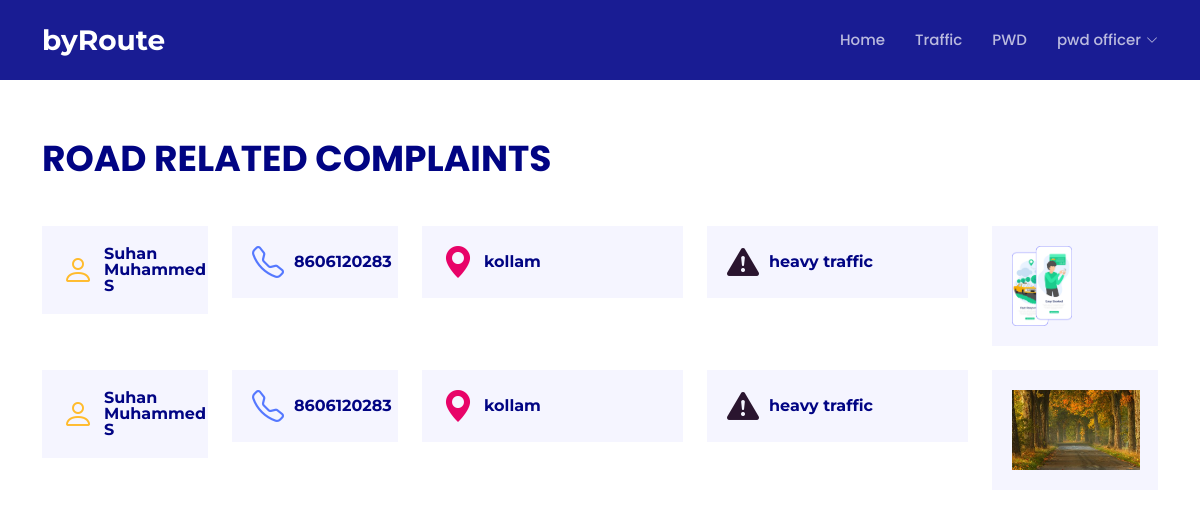
/roads (signed in), run on the app's committed database.
### map/models.py (models this page shows)
class road(models.Model):
    name = models.CharField(max_length=150,null=False,blank=False)
    user=models.ForeignKey(User,on_delete=models.CASCADE)
    phone =models.IntegerField(null=False,blank=False)
    place = models.CharField(max_length=150,null=False,blank=False)
    issue = models.CharField(max_length=150,null=False,blank=False)
    image=models.ImageField(null=True)
    created_at = models.DateTimeField(auto_now_add=True)

### map/views.py (the view)
# urls.py: path('roads',views.roads,name='road'),
def roads(request):
    roadissues =road.objects.all()
    context = {'roadissues':roadissues}
    return render(request,'road.html',context)

### map/templates/road.html
{% extends 'layouts/base.html' %}
{% block content %}
{% include 'inc/nav.html' %}
<section id="features" class="features">
    <div class="container">
      <div class="section-title" data-aos="fade-up">
     <br><br>
        <p class="mt-4">Road related Complaints</p>
      </div>
       {% for i in roadissues%}
      <div class="row" data-aos="fade-left">
        <div class="col-lg-2 col-md-4">
          <div class="icon-box" data-aos="zoom-in" data-aos-delay="50">
            <i class="bi bi-person" style="color: #ffbb2c;"></i>
            <h3><a href="">{{i.name}}</a></h3>
          </div>
        </div>
        <div class="col-lg-2 col-md-4 mt-4 mt-md-0">
          <div class="icon-box" data-aos="zoom-in" data-aos-delay="100">
            <i class="bi bi-telephone" style="color: #5578ff;"></i>
            <h3><a href="">{{i.phone}}</a></h3>
          </div>
        </div>
        <div class="col-lg-3 col-md-4 mt-4 mt-md-0">
          <div class="icon-box" data-aos="zoom-in" data-aos-delay="150">
            <i class="bi bi-geo-alt-fill" style="color: #e80368;"></i>
            <h3><a href="">{{i.place}}</a></h3>
          </div>
        </div>
        <div class="col-lg-3 col-md-4 mt-4 mt-lg-0">
          <div class="icon-box" data-aos="zoom-in" data-aos-delay="200">
            <i class="bi bi-exclamation-triangle-fill" style="color: #2a152f;"></i>
            <h3><a href="">{{i.issue}}</a></h3>
          </div>
        </div>
        <div class="col-lg-2 col-md-4 mt-4 mt-md-0">
            <div class="icon-box" data-aos="zoom-in" data-aos-delay="150">
              <img src="{{i.image.url}}" height="80px" >
            </div>
          </div>
      </div>
      <br>
      {% endfor%}
    </div>
  </section>
{% endblock content %}

### map/templates/inc/nav.html (shortened to what this page needs)
  <header id="header" class="fixed-top d-flex align-items-center ">
    <div class="container d-flex align-items-center justify-content-between">
      <div class="logo">
        <h1><a href="index.html"><span>byRoute</span></a></h1>
      </div>
      <nav id="navbar" class="navbar">
        <ul>
          <li><a class="nav-link  {% if request.resolver_match.url_name == 'home' %}active{% endif %}" href="{% url 'home'%}">Home</a></li>
          <li><a class="nav-link scrollto {% if request.resolver_match.url_name == 'traffic_login' %}active{% endif %}" href="{% url 'traffic_login'%}">Traffic</a></li>
          <li><a class="nav-link scrollto {% if request.resolver_match.url_name == 'pwd_login' %}active{% endif %}" href="{% url 'pwd_login'%}">PWD</a></li>
          {% if request.user.is_authenticated  %}
         <li class="dropdown"><a href="#"><span>{{request.user}}</span> <i class="bi bi-chevron-down"></i></a>
          </li>
          {% else %}
          <li><a class="nav-link scrollto {% if request.resolver_match.url_name == 'login' %}active{% endif %}" href="{% url 'login'%}">login</a></li>
          {% endif %}
         </ul>
      </nav>
    </div>
  </header>

### map/static/assets/css/style.css (style rules this page uses)
body { font-family: "Open Sans", sans-serif; color: #444444; }
a { color: #1acc8d; text-decoration: none; }
h1, h2, h3, h4, h5, h6 { font-family: "Montserrat", sans-serif; }
#header { height: 80px; transition: all 0.5s; z-index: 997; transition: all 0.5s; background: rgba(1, 4, 136, 0.9); }
#header .logo h1 { font-size: 28px; margin: 0; padding: 0; line-height: 1; font-weight: 700; }
#header .logo h1 a, #header .logo h1 a:hover { color: #fff; text-decoration: none; }
.navbar { padding: 0; }
.navbar ul { margin: 0; padding: 0; display: flex; list-style: none; align-items: center; }
.navbar li { position: relative; }
.navbar a, .navbar a:focus { display: flex; align-items: center; justify-content: space-between; padding: 10px 0 10px 30px; font-size: 15px; font-weight: 500; font-family: "Poppins", sans-serif; color: rgba(255, 255, 255, 0.7); white-space: nowrap; transition: 0.3s; }
.navbar a i, .navbar a:focus i { font-size: 12px; line-height: 0; margin-left: 5px; }
.navbar>ul>li>a:before { content: ""; position: absolute; width: 0; height: 2px; bottom: 3px; left: 30px; background-color: #1acc8d; visibility: hidden; width: 0px; transition: all 0.3s ease-in-out 0s; }
section { padding: 60px 0; overflow: hidden; }
.section-title { padding-bottom: 40px; }
.section-title p { margin: 0; margin: 0; font-size: 36px; font-weight: 700; text-transform: uppercase; font-family: "Poppins", sans-serif; color: #010483; }
.features .icon-box { display: flex; align-items: center; padding: 20px; background: #f5f5ff; transition: ease-in-out 0.3s; }
.features .icon-box i { font-size: 32px; padding-right: 10px; line-height: 1; }
.features .icon-box h3 { font-weight: 700; margin: 0; padding: 0; line-height: 1; font-size: 16px; }
.features .icon-box h3 a { color: #010483; transition: ease-in-out 0.3s; }

### data on the page
road: name "Suhan Muhammed S", phone "8606120283", place "kollam", issue "heavy traffic", image (picture)
road: name "Suhan Muhammed S", phone "8606120283", place "kollam", issue "heavy traffic", image (picture)

### other printed values
{{ request.user }} "pwd officer"
